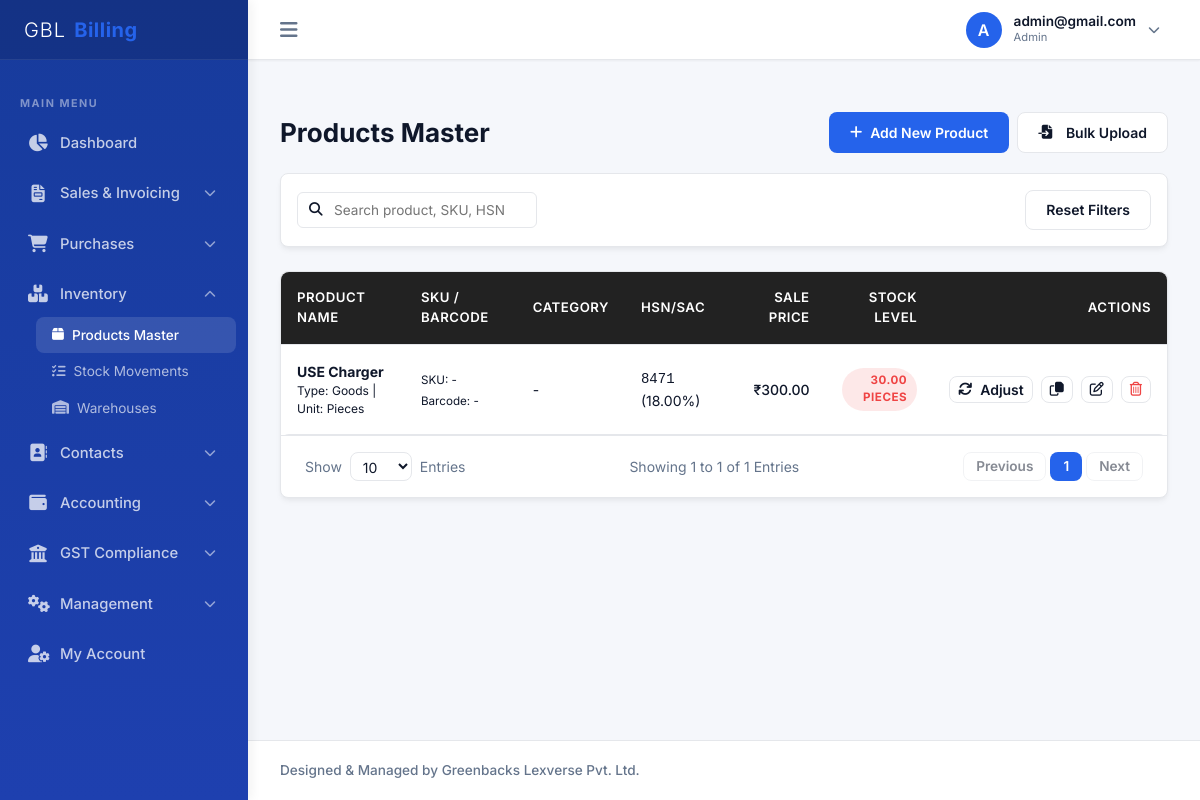
The page /company/products/ (signed in) on the database as committed earlier.
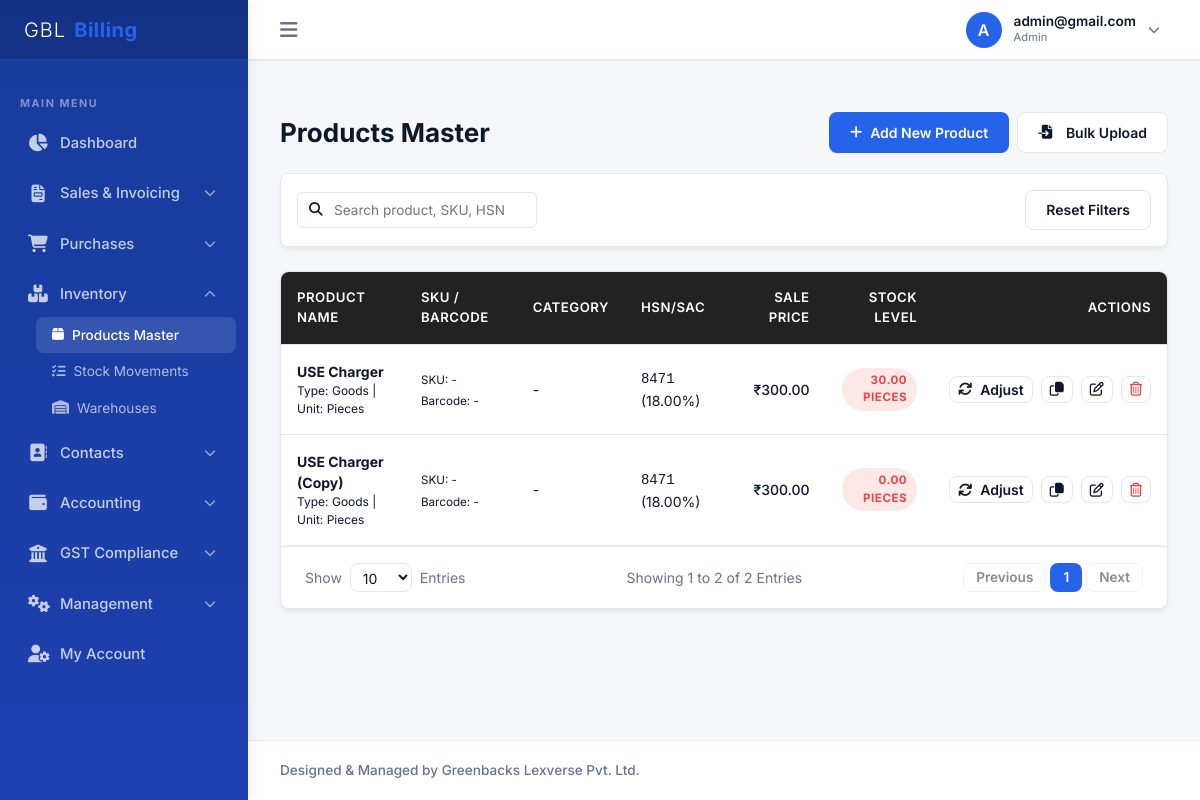
The same page on the database as committed later.
### billing/models.py (models this page shows, shortened)
class CustomUser(AbstractUser):
    ROLE_CHOICES = [
        ('SUPERADMIN', 'System Superadmin'),  # For Admin Panel Owner
        ('ADMIN', 'Company Admin'),           # Company Owner
        ('ACCOUNTANT', 'Accountant'),
        ('BILLING_STAFF', 'Billing Staff'),
        ('SALES_STAFF', 'Sales Staff'),
        ('INVENTORY_STAFF', 'Inventory Staff'),
    ]
    company = models.ForeignKey(Company, on_delete=models.CASCADE, null=True, blank=True, related_name='users')
    role = models.CharField(max_length=20, choices=ROLE_CHOICES, default='ADMIN')
    mobile = models.CharField(max_length=15, blank=True, null=True)
    profile_photo = models.ImageField(upload_to='profile_photos/', blank=True, null=True)
    updated_at = models.DateTimeField(auto_now=True, null=True)
    def get_profile_photo_url(self):
        if self.profile_photo:
            try:
                timestamp = int(self.updated_at.timestamp()) if self.updated_at else 1
                return f"{self.profile_photo.url}?v={timestamp}"
            except Exception:
                return self.profile_photo.url
        return None

class Product(models.Model):
    TYPES = [('GOODS', 'Goods'), ('SERVICES', 'Services')]
    company = models.ForeignKey(Company, on_delete=models.CASCADE)
    name = models.CharField(max_length=200)
    product_type = models.CharField(max_length=10, choices=TYPES, default='GOODS')
    sku = models.CharField(max_length=100, blank=True, null=True)
    barcode = models.CharField(max_length=100, blank=True, null=True)
    category = models.ForeignKey(Category, on_delete=models.SET_NULL, null=True, blank=True)
    brand = models.ForeignKey(Brand, on_delete=models.SET_NULL, null=True, blank=True)
    hsn_sac = models.ForeignKey(HSNSACMaster, on_delete=models.SET_NULL, null=True, blank=True)
    unit = models.ForeignKey(Unit, on_delete=models.SET_NULL, null=True, blank=True)
    description = models.TextField(blank=True, null=True)
    image = models.ImageField(upload_to='products/', blank=True, null=True)
    purchase_price = models.DecimalField(max_digits=12, decimal_places=2, default=Decimal('0.00'))
    selling_price = models.DecimalField(max_digits=12, decimal_places=2, default=Decimal('0.00'))
    mrp = models.DecimalField(max_digits=12, decimal_places=2, default=Decimal('0.00'))
    wholesale_price = models.DecimalField(max_digits=12, decimal_places=2, default=Decimal('0.00'))
    retail_price = models.DecimalField(max_digits=12, decimal_places=2, default=Decimal('0.00'))
    min_selling_price = models.DecimalField(max_digits=12, decimal_places=2, default=Decimal('0.00'))
    tax_inclusive = models.BooleanField(default=False)
    track_inventory = models.BooleanField(default=True)
    allow_negative_stock = models.BooleanField(default=False)
    current_stock = models.DecimalField(max_digits=12, decimal_places=2, default=Decimal('0.00'))
    min_stock = models.DecimalField(max_digits=12, decimal_places=2, default=Decimal('0.00'))
    max_stock = models.DecimalField(max_digits=12, decimal_places=2, default=Decimal('0.00'))
    is_active = models.BooleanField(default=True)
    created_at = models.DateTimeField(auto_now_add=True)

class Unit(models.Model):
    company = models.ForeignKey(Company, on_delete=models.CASCADE)
    name = models.CharField(max_length=50)  # e.g., PCS, KG, LTR, BOX, MTR
    code = models.CharField(max_length=10)  # UQC code for GST e.g. BAG-BAGS
    class Meta:
        unique_together = ('company', 'name')

class HSNSACMaster(models.Model):
    TYPES = [('HSN', 'HSN (Goods)'), ('SAC', 'SAC (Services)')]
    company = models.ForeignKey(Company, on_delete=models.CASCADE, null=True, blank=True) # Null for system default
    code = models.CharField(max_length=20)
    description = models.TextField()
    type = models.CharField(max_length=3, choices=TYPES, default='HSN')
    category = models.CharField(max_length=100, blank=True, null=True)
    sub_category = models.CharField(max_length=100, blank=True, null=True)
    gst_rate = models.DecimalField(max_digits=5, decimal_places=2, default=Decimal('18.00'))
    cgst_rate = models.DecimalField(max_digits=5, decimal_places=2, null=True, blank=True)
    sgst_rate = models.DecimalField(max_digits=5, decimal_places=2, null=True, blank=True)
    igst_rate = models.DecimalField(max_digits=5, decimal_places=2, null=True, blank=True)
    cess_rate = models.DecimalField(max_digits=5, decimal_places=2, default=Decimal('0.00'))
    uqc = models.CharField(max_length=20, blank=True, null=True, default='PCS')
    effective_from = models.DateField(null=True, blank=True)
    effective_to = models.DateField(null=True, blank=True)
    is_active = models.BooleanField(default=True)
    created_by = models.ForeignKey('CustomUser', on_delete=models.SET_NULL, null=True, blank=True, related_name='created_hsn_codes')
    created_at = models.DateTimeField(auto_now_add=True, null=True)
    updated_at = models.DateTimeField(auto_now=True, null=True)
    class Meta:
        verbose_name = 'HSN/SAC Master'
        verbose_name_plural = 'HSN/SAC Masters'
        constraints = [
            models.UniqueConstraint(
                fields=['type', 'code'],
                condition=models.Q(company__isnull=True),
                name='unique_system_hsn_sac_code'
            ),
            models.UniqueConstraint(
                fields=['company', 'type', 'code'],
                condition=models.Q(company__isnull=False),
                name='unique_company_hsn_sac_code'
            ),
        ]

### billing/views.py (the view, shortened to what this page needs)
# urls.py: path('company/products/', views.ProductListView.as_view(), name='product_list'),
class ProductListView(CompanyRequiredMixin, CompanyQuerySetMixin, PaginationMixin, ListView):
    model = Product
    template_name = 'company/product_list.html'
    context_object_name = 'products'
    def get_queryset(self):
        qs = super().get_queryset().filter(is_active=True)
        search = self.request.GET.get('search')
        return qs
    def get_context_data(self, **kwargs):
        context = super().get_context_data(**kwargs)
        from .models import Warehouse
        context['warehouses'] = Warehouse.objects.filter(company=self.request.user.company, is_active=True)
        return context

### templates/company/product_list.html (shortened to what this page needs)
{% extends 'base_company.html' %}
{% block sub_products %}sub-item-active{% endblock %}
{% block content %}
<div class="page-header">
    <h1 class="page-title">Products Master</h1>
    <div style="display: flex; gap: 0.5rem; flex-wrap: wrap;">
        <a href="{% url 'product_add' %}" class="btn btn-primary">
            <i class="fa-solid fa-plus"></i> Add New Product
        </a>
        <button type="button" class="btn btn-secondary" onclick="openBulkUploadModal()">
            <i class="fa-solid fa-file-import" style="margin-right: 0.35rem;"></i> Bulk Upload
        </button>
    </div>
</div>
<div class="card-container" style="margin-bottom: 1.5rem;">
    <div class="card-body" style="padding: 1rem;">
        <form method="GET" style="display: flex; gap: 1rem; align-items: center; justify-content: space-between;">
            <div>
                {% include 'common_table_search.html' with placeholder="Search product, SKU, HSN..." %}
            </div>
            <a href="{% url 'product_list' %}" class="btn btn-secondary">Reset Filters</a>
        </form>
    </div>
</div>
<div class="table-container-ajax" id="table-container">
<div class="card-container">
    <div class="table-responsive">
        <table class="custom-table">
            <thead>
                <tr>
                    <th>Product Name</th>
                    <th>SKU / Barcode</th>
                    <th>Category</th>
                    <th>HSN/SAC</th>
                    <th style="text-align: right;">Sale Price</th>
                    <th style="text-align: right;">Stock Level</th>
                    <th style="text-align: right;">Actions</th>
                </tr>
            </thead>
            <tbody>
                {% for prod in products %}
                    <tr>
                        <td>
                            <strong>{{ prod.name }}</strong>
                            <div style="font-size: 0.75rem; color: var(--muted-foreground);">Type: {{ prod.get_product_type_display }} | Unit: {{ prod.unit.name|default:"PCS" }}</div>
                        </td>
                        <td>
                            <div><small>SKU: {{ prod.sku|default:"-" }}</small></div>
                            <div><small>Barcode: {{ prod.barcode|default:"-" }}</small></div>
                        </td>
                        <td>{{ prod.category.name|default:"-" }}</td>
                        <td><code>{{ prod.hsn_sac.code|default:"-" }}</code> ({{ prod.hsn_sac.gst_rate }}%)</td>
                        <td style="text-align: right; font-weight: 500;">₹{{ prod.selling_price }}</td>
                        <td style="text-align: right;">
                            <span class="badge {% if prod.current_stock <= prod.min_stock and prod.track_inventory %}badge-danger{% else %}badge-success{% endif %}" style="font-weight: 700;">
                                {{ prod.current_stock }} {{ prod.unit.name|default:"PCS" }}
                            </span>
                        </td>
                        <td style="text-align: right;">
                            <div style="display: flex; gap: 0.5rem; justify-content: flex-end;">
                                <button onclick="openAdjustModal('{{ prod.id }}', '{{ prod.name }}', '{{ prod.current_stock }}')" class="btn btn-secondary" style="padding: 0.25rem 0.5rem;" title="Adjust Stock">
                                    <i class="fa-solid fa-arrows-rotate"></i> Adjust
                                </button>
                                <a href="{% url 'product_duplicate' prod.id %}" class="btn btn-secondary" style="padding: 0.25rem 0.5rem;" title="Duplicate Product">
                                    <i class="fa-regular fa-copy"></i>
                                </a>
                                <a href="{% url 'product_edit' prod.id %}" class="btn btn-secondary" style="padding: 0.25rem 0.5rem;">
                                    <i class="fa-regular fa-pen-to-square"></i>
                                </a>
                                <button type="button" onclick="triggerGlobalDelete('/api/delete/product/{{ prod.id }}/', '{{ prod.name }}')" class="btn btn-secondary" style="padding: 0.25rem 0.5rem; color: var(--danger);" title="Delete Product">
                                    <i class="fa-regular fa-trash-can"></i>
                                </button>
                            </div>
                        </td>
                    </tr>
                {% empty %}
                    <tr>
                        <td colspan="7" style="text-align: center; color: var(--muted-foreground); padding: 2rem;">No products found. Click "Add New Product" to populate your inventory.</td>
                    </tr>
                {% endfor %}
            </tbody>
        </table>
    </div>
    {% include 'common_pagination.html' %}
</div>
</div>
{% endblock %}

### templates/base.html (shortened to what this page needs)
{% load static %}
<!DOCTYPE html>
<html lang="en">
<head>
    <link href="https://cdnjs.cloudflare.com/ajax/libs/font-awesome/6.4.0/css/all.min.css" rel="stylesheet">
    <link rel="stylesheet" href="{% static 'css/styles.css' %}">
</head>
<body>
    <div class="app-container">
        <aside class="sidebar" id="sidebar">
            <div class="sidebar-header">
                <div class="sidebar-logo">
                    <span style="color: #ffffff; font-weight: 300; letter-spacing: 1px;">GBL</span><span style="color: #2563eb; font-weight: 700; letter-spacing: 0.5px;">Billing</span>
                </div>
            </div>
            <ul class="sidebar-menu">
                {% block sidebar_menu %}{% endblock %}
            </ul>
        </aside>
        <div class="main-wrapper">
            <header class="app-header">
                <div class="header-left">
                    <button class="toggle-sidebar-btn" id="toggle-sidebar">
                        <i class="fa-solid fa-bars"></i>
                    </button>
                </div>
                <div class="header-right">
                    <div class="profile-trigger-container" id="profile-area">
                        <div class="user-profile" id="profile-btn">
                            <div class="user-avatar" id="header-user-avatar-box">
                                {% if request.user.get_profile_photo_url %}
                                    <img id="header-user-avatar" src="{{ request.user.get_profile_photo_url }}" alt="Profile" style="width: 100%; height: 100%; object-fit: cover; border-radius: 50%;">
                                {% else %}
                                    <span id="header-user-initial">{{ request.user.username|slice:":1"|upper }}</span>
                                {% endif %}
                            </div>
                            <div class="user-info-text">
                                <div style="font-size: 0.85rem; font-weight: 600; line-height: 1.2;">{{ request.user.username }}</div>
                                <div style="font-size: 0.7rem; color: var(--muted); text-transform: capitalize;">{{ request.user.role|lower }}</div>
                            </div>
                            <i class="fa-solid fa-chevron-down dropdown-arrow"></i>
                        </div>
                    </div>
                </div>
            </header>
            <main class="content-body">
                {% block content %}{% endblock %}
            </main>
            <footer class="app-footer">
                <div style="font-size: 0.85rem; font-weight: 500;">Designed & Managed by Greenbacks Lexverse Pvt. Ltd.</div>
            </footer>
        </div>
    </div>
</body>
</html>

Rows that differ between the two databases and show on the page:
added Product: name "USE Charger (Copy)", product_type "Goods", unit.name "Pieces", sku "-", barcode "-", category.name "-", hsn_sac.code "8471", hsn_sac.gst_rate "18.00", selling_price "300.00", current_stock "0.00", unit.name "PIECES"
Other text that changed with them:
{{ page_obj.end_index }}: "1" → "2"
{{ page_obj.paginator.count }}: "1" → "2"
